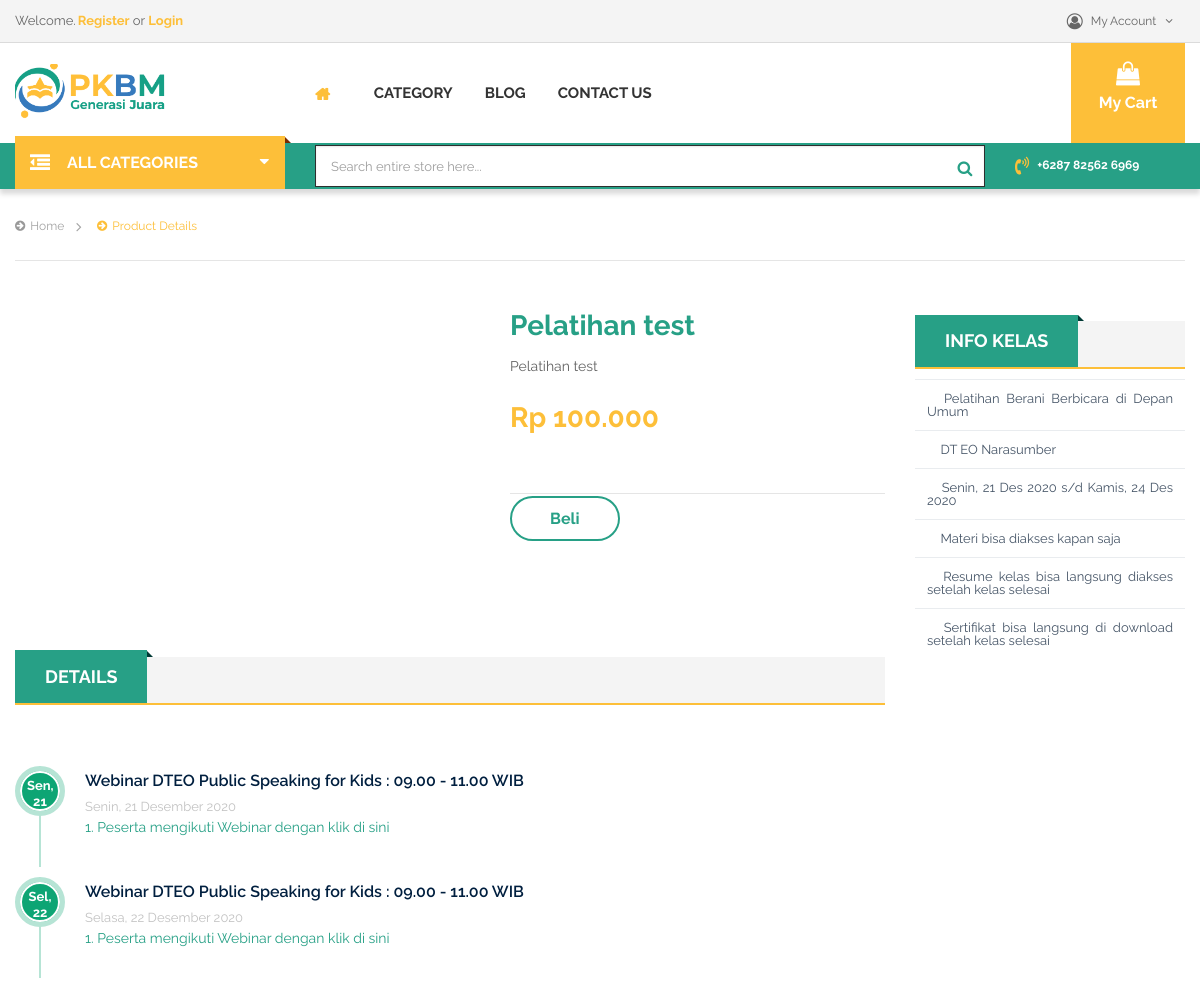
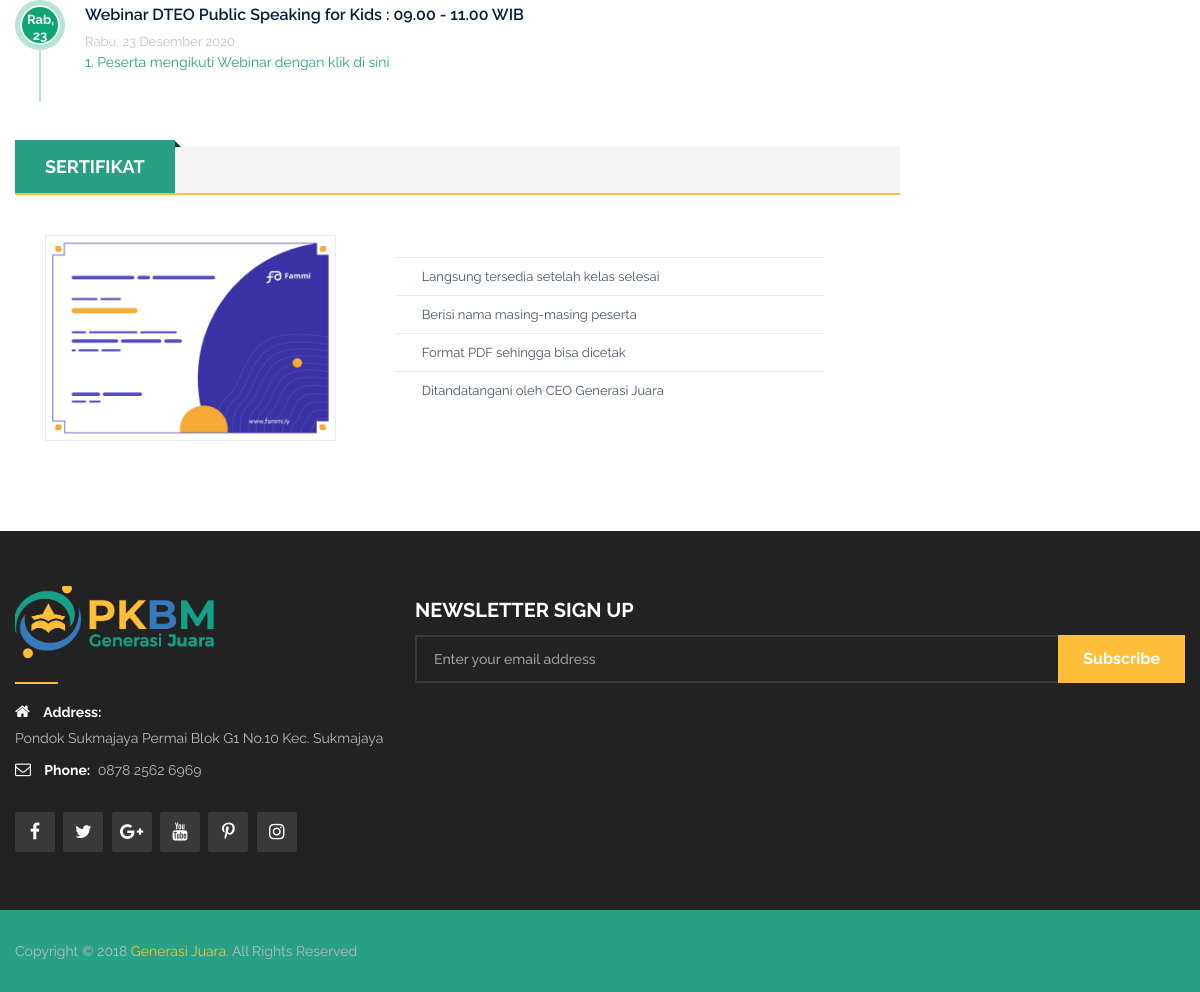
The page /product/usia/sekolah-7-12-tahun/Pelatihan-tes on the database its author committed (2 pictures, top to bottom).
### tables this page shows
CREATE TABLE `product` (
  `product_id` int(11) NOT NULL,
  `rating_num` int(11) NOT NULL DEFAULT '0',
  `rating_total` int(11) NOT NULL DEFAULT '0',
  `rating_user` longtext NOT NULL,
  `title` longtext NOT NULL,
  `title_slug` text NOT NULL,
  `category` int(11) NOT NULL,
  `short_description` text NOT NULL,
  `description` longtext NOT NULL,
  `weight` int(11) NOT NULL,
  `sub_category` int(11) DEFAULT NULL,
  `sale_price` double NOT NULL,
  `purchase_price` decimal(20,2) NOT NULL DEFAULT '0.00',
  `shipping_cost` varchar(20) NOT NULL DEFAULT '0.00',
  `add_timestamp` longtext NOT NULL,
  `status` longtext NOT NULL,
  `front_image` longtext,
  `brand` longtext,
  `current_stock` int(11) DEFAULT '0',
  `discount` varchar(20) NOT NULL DEFAULT '0.00',
  `tax` varchar(20) NOT NULL DEFAULT '0.00',
  `video` longtext,
  `on_sale` int(11) NOT NULL
);

### application/modules/product/controllers/Products.php (called while the page is built, shortened)
<?php
class Products extends MX_Controller
{
	public function __construct()
	{
		$this->load->model('category/category');
		$this->load->model('product/product');
	}
	public function product_detail()
	{
		$data['title'] = " Detail | Generasi Juara";
		$data['category'] = $this->category->get_category();
		if (!$this->uri->segment(4)) {
			$segment = $this->uri->segment(3);
		}else{
			$segment = $this->uri->segment(4);
		}
		$data['product_detail'] = $this->product->get_detail_product($segment);
		$data['css'][] = "public/css/custom-margin-padding.css";
		$data['js'][] = "public/js/custom/cart.js";
		$this->load->view('include/header', $data);
		$this->load->view('product_view/index');
		$this->load->view('include/footer');
	}
}

### index.php (called while the page is built, shortened)
<?php
require_once BASEPATH.'core/CodeIgniter.php';

### application/modules/product/models/Product.php (called while the page is built, shortened)
<?php
class Product extends CI_Model
{
	public function get_detail_product($title_slug)
	{
		$this->db->select('product_id,category, title, front_image, sale_price, rating_num, rating_total, title_slug, description, short_description');
		$this->db->order_by('product_id', 'desc');
		$product = $this->db->get_where('product', array('title_slug'=>$title_slug))->row();
        $return = $product;
        $return->product_image = $this->get_product_image($product->product_id);
	    return $return;
	}
	public function get_product_image($product_id)
	{
		$this->db->where('product', $product_id);
		return $this->db->get('product_image')->result();
	}
}

### application/modules/product/views/product_view/index.php (the view, shortened to what this page needs)
<div class="shop-details-area pb-30">
    <div class="container">
        <div class="row">
            <div class="col-lg-9 col-md-12">
                <div class="row">
                    <div class="col-md-6 padright col-12">
                    </div>
                    <div class="col-md-6">
                        <div class="details-content">
                            <h2 id="title_product"><?php echo $product_detail->title; ?></h2>
                            <p id="desc_product"><?php echo $product_detail->short_description; ?></p>
                            <div class="price-box">
                                <span id="price_products">
                                    <?php if ($this->session->userdata('format_currency') == "USD"): ?>
                                        US $<?php echo $this->Currency_Converter->convert('IDR', 'USD', $product_detail->sale_price, true, 1); ?>
                                    <?php else: ?>
                                       Rp <?php echo number_format($product_detail->sale_price,0,",","."); ?>
                                    <?php endif ?>
                            </div>
                            <div class="box-to-cart">
                            </div>
                            <a class="add" href="#" id="buy_now" class="buy_now">Beli</a>
                        </div>
                    </div>
                </div>
                <div class="tab-content-menu pt-80">
                    <div class="feature-tab feature-title">
                        <ul class="nav" role="tablist">
                            <li><a href="#tab1" class="active" data-toggle="tab" role="tab" aria-controls="tab1">details</a></li>
                        </ul>
                    </div>
                </div>
                <div class="container">
                    <div class="custom-row">
                        <div class="tab-content">
                            <div class="tab-pane active show fade" id="tab1" role="tabpanel">
                                <div class="row">
                                    <div class="col-md-12">
                                        <div class="dtr-pr-40 dtr-sm-pr-0">
                                            <br><br><br>
                                            <div class="dtr-line-feature dtr-mb-10">
                                                <div class="dtr-line-feature-img-wrapper">
                                                    <div class="dtr-line-feature-img bg-green border-light-green color-white">
                                                        <label style="padding: 7px;font-size: 13px;color: white;">Sen, 21</label>
                                                    </div>
                                                </div>
                                                <h6 class="dtr-line-feature-heading font-weight-600">Webinar DTEO Public Speaking for Kids : 09.00 - 11.00 WIB </h6>
                                                <span style="color:#6666;">Senin, 21 Desember 2020</span>
                                                <p style="color:#27A086;">1. Peserta mengikuti Webinar dengan klik di sini</p>
                                            </div>
                                            <div class="dtr-line-feature dtr-mb-10">
                                                <div class="dtr-line-feature-img-wrapper">
                                                    <div class="dtr-line-feature-img bg-green border-light-green color-white"><label style="padding: 7px;font-size: 13px;color: white;">Sel, 22</label></div>
                                                </div>
                                                <h6 class="dtr-line-feature-heading font-weight-600">Webinar DTEO Public Speaking for Kids : 09.00 - 11.00 WIB </h6>
                                                <span style="color:#6666;">Selasa, 22 Desember 2020</span>
                                                <p style="color:#27A086;">1. Peserta mengikuti Webinar dengan klik di sini</p>
                                            </div>
                                            <div class="dtr-line-feature">
                                                <div class="dtr-line-feature-img-wrapper">
                                                    <div class="dtr-line-feature-img bg-green border-light-green color-white"><label style="padding: 7px;font-size: 13px;color: white;">Rab, 23</label></div>
                                                </div>
                                                <h6 class="dtr-line-feature-heading font-weight-600">Webinar DTEO Public Speaking for Kids : 09.00 - 11.00 WIB </h6>
                                                <span style="color:#6666;">Rabu, 23 Desember 2020</span>
                                                <p style="color:#27A086;">1. Peserta mengikuti Webinar dengan klik di sini</p>
                                            </div>
                                        </div>
                                    </div>
                                    </div>
                            </div>
                            <br><br><br>
                            <div class="tab-content-menu">
                                <div class="feature-tab feature-title">
                                    <ul class="nav" role="tablist">
                                        <li><a href="#tab1" class="active" data-toggle="tab" role="tab" aria-controls="tab1">Sertifikat</a></li>
                                    </ul>
                                </div>
                            </div>
                            <div class="row">
                                <div class="col-md-5">
                                    <img style="padding: 30px;" src="<?php echo base_url() ?>public/img/product/Pelatihan_berani_berbicara_di_depan_umum_sertifikat.jpg">
                                </div>
                                <div class="col-md-6">
                                    <br><br><br><br>
                                    <table style="padding: 30px;" class="table" style="text-align: justify;">
                                        <tr>
                                            <td><i class="icon-check-circle" style="color: #27A086;"></i> Langsung tersedia setelah kelas selesai</td>
                                        </tr>
                                        <tr>
                                            <td><i class="icon-check-circle" style="color: #27A086;"></i> Berisi nama masing-masing peserta</td>
                                        </tr>
                                        <tr>
                                            <td><i class="icon-check-circle" style="color: #27A086;"></i> Format PDF sehingga bisa dicetak</td>
                                        </tr>
                                        <tr>
                                            <td><i class="icon-check-circle" style="color: #27A086;"></i> Ditandatangani oleh CEO Generasi Juara</td>
                                        </tr>
                                    </table>
                                </div>
                            </div>
                        </div>
                    </div>
                </div>
            </div>
            <div class="col-lg-3 col-md-12">
                <div class="shop-left-sidebar">
                    <div class="single-left-widget">
                        <div class="shop-banner">
                            <div class="tab-content-menu">
                                <div class="feature-tab feature-title">
                                    <ul class="nav" role="tablist">
                                        <li><a href="#tab1" class="active" data-toggle="tab" role="tab" aria-controls="tab1">Info Kelas</a></li>
                                    </ul>
                                </div>
                            </div>
                            <table class="table" style="text-align: justify;">
                                <tr>
                                    <td><i class="icon-list" style="color: #27A086;"></i> Pelatihan Berani Berbicara di Depan Umum</td>
                                </tr>
                                <tr>
                                    <td><i class="icon-user" style="color: #27A086;"></i>  DT EO Narasumber</td>
                                </tr>
                                <tr>
                                    <td><i class="icon-calendar" style="color: #27A086;"></i>  Senin, 21 Des 2020 s/d Kamis, 24 Des 2020</td>
                                </tr>
                                <tr>
                                    <td><i class="icon-mbri-unlock" style="color: #27A086;"></i>  Materi bisa diakses kapan saja</td>
                                </tr>
                                <tr>
                                    <td><i class="icon-mbri-numbered-list" style="color: #27A086;"></i>  Resume kelas bisa langsung diakses setelah kelas selesai</td>
                                </tr>
                                <tr>
                                    <td><i class="icon-trophy" style="color: #27A086;"></i>  Sertifikat bisa langsung di download setelah kelas selesai</td>
                                </tr>
                            </table>
                        </div>
                    </div>
                </div>
            </div>
        </div>
    </div>
</div>

### rows shown on the page
product: title "Pelatihan test", short_description "Pelatihan test", sale_price "100.000"

### other values the page prints
$this->lang->line("menu_blog") "BLOG"
$this->lang->line("menu_contact") "CONTACT US"
$this->lang->line("menu_cart") "My Cart"
$this->lang->line("menu_categories") "ALL CATEGORIES"
